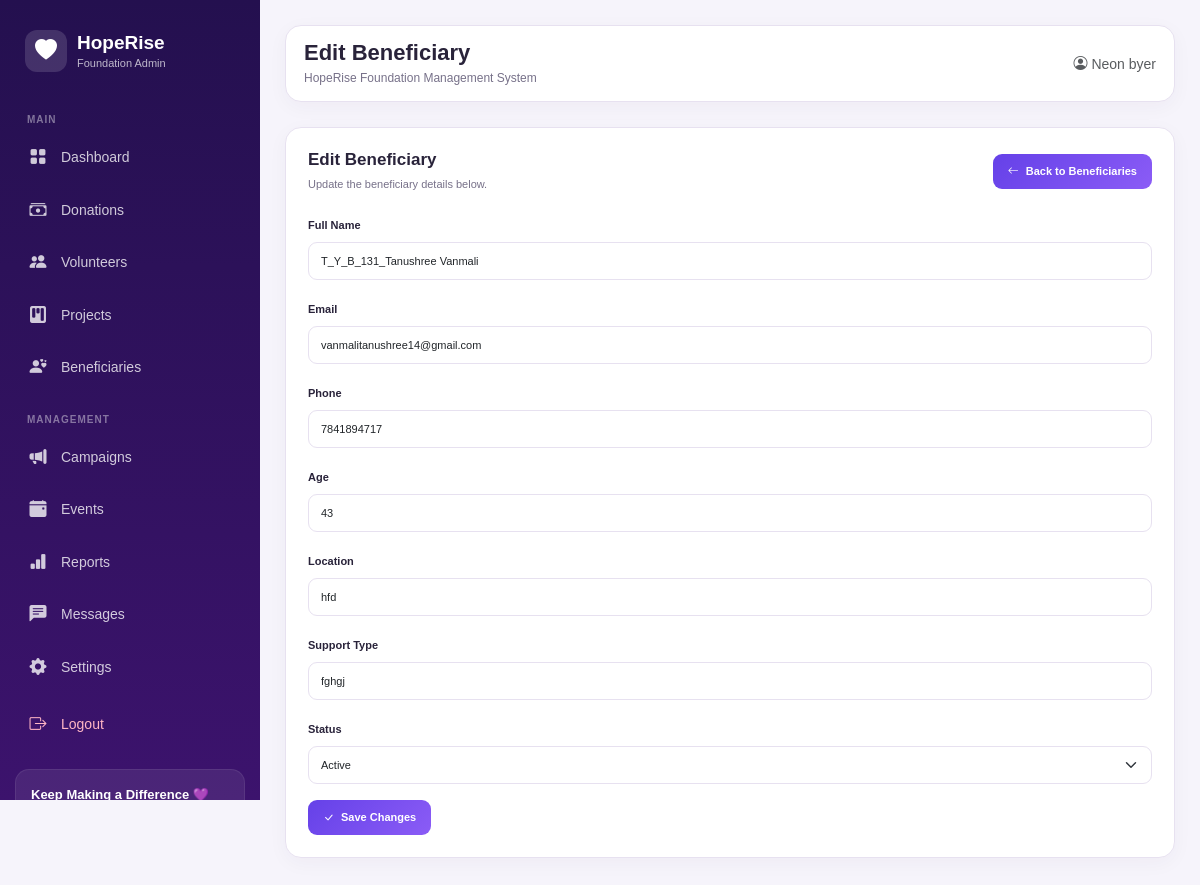
Page /dashboard/beneficiaries/edit/1/ (signed in) on the committed database.
### accounts/models.py (models this page shows, shortened)
class User(AbstractBaseUser, PermissionsMixin):
    ROLE_CHOICES = [
        ("admin", "Admin"),
    ]
    STATUS_CHOICES = [
        ("active", "Active"),
        ("inactive", "Inactive"),
    ]
    full_name = models.CharField(max_length=100)
    email = models.EmailField(
        unique=True
    )
    role = models.CharField(
        max_length=20,
        choices=ROLE_CHOICES,
        default="admin"
    )
    status = models.CharField(
        max_length=20,
        choices=STATUS_CHOICES,
        default="active"
    )
    created_at = models.DateTimeField(
        auto_now_add=True
    )
    is_active = models.BooleanField(default=True)
    is_staff = models.BooleanField(default=False)
    objects = UserManager()
    USERNAME_FIELD = "email"
    REQUIRED_FIELDS = ["full_name"]

### adminpanel/models.py (models this page shows, shortened)
class Beneficiary(models.Model):
    STATUS_CHOICES = [
        ("active", "Active"),
        ("inactive", "Inactive"),
    ]
    name = models.CharField(max_length=100)
    email = models.EmailField(
        blank=True,
        null=True
    )
    phone = models.CharField(
        max_length=20,
        blank=True,
        null=True
    )
    age = models.PositiveIntegerField(
        blank=True,
        null=True
    )
    location = models.CharField(
        max_length=150
    )
    support_type = models.CharField(
        max_length=100
    )
    status = models.CharField(
        max_length=20,
        choices=STATUS_CHOICES,
        default="active"
    )
    registered_date = models.DateField(
        auto_now_add=True
    )
    created_at = models.DateTimeField(
        auto_now_add=True
    )

### adminpanel/views.py (the view)
    @login_required
    def wrapper(request, *args, **kwargs):
        if not request.user.is_active:
            logout(request)
            return redirect("login")
        if request.user.status != "active":
            logout(request)
            return redirect("login")
        return view_func(request, *args, **kwargs)

### adminpanel/views.py (called while the page is built, shortened)
def active_admin_required(view_func):
    @login_required
    def wrapper(request, *args, **kwargs):
        if not request.user.is_active:
            logout(request)
            return redirect("login")
        if request.user.status != "active":
            logout(request)
            return redirect("login")
        return view_func(request, *args, **kwargs)
    return wrapper

@active_admin_required
def beneficiary_edit(request, beneficiary_id):
    beneficiary = get_object_or_404(
        Beneficiary,
        id=beneficiary_id
    )
    return render(
        request,
        "adminpanel/beneficiary_edit.html",
        {
            "beneficiary": beneficiary
        }
    )

### adminpanel/templates/adminpanel/beneficiary_edit.html (shortened to what this page needs)
{% extends "adminpanel/base.html" %}
{% block page_title %}
Edit Beneficiary
{% endblock %}
{% block content %}
<section class="content-card">
    <div class="content-header">
        <div>
            <h3>Edit Beneficiary</h3>
            <p>Update the beneficiary details below.</p>
        </div>
        <a
            href="{% url 'beneficiaries' %}"
            class="add-btn"
        >
            <i class="bi bi-arrow-left"></i>
            Back to Beneficiaries
        </a>
    </div>
    <form method="POST">
        <div class="mb-3">
            <label class="form-label">
                Full Name
            </label>
            <input
                type="text"
                name="name"
                class="form-control"
                value="{{ beneficiary.name }}"
                required
            >
        </div>
        <div class="mb-3">
            <label class="form-label">
                Email
            </label>
            <input
                type="email"
                name="email"
                class="form-control"
                value="{{ beneficiary.email|default:'' }}"
            >
        </div>
        <div class="mb-3">
            <label class="form-label">
                Phone
            </label>
            <input
                type="text"
                name="phone"
                class="form-control"
                value="{{ beneficiary.phone|default:'' }}"
            >
        </div>
        <div class="mb-3">
            <label class="form-label">
                Age
            </label>
            <input
                type="number"
                name="age"
                class="form-control"
                min="0"
                value="{{ beneficiary.age|default:'' }}"
            >
        </div>
        <div class="mb-3">
            <label class="form-label">
                Location
            </label>
            <input
                type="text"
                name="location"
                class="form-control"
                value="{{ beneficiary.location }}"
                required
            >
        </div>
        <div class="mb-3">
            <label class="form-label">
                Support Type
            </label>
            <input
                type="text"
                name="support_type"
                class="form-control"
                value="{{ beneficiary.support_type }}"
                required
            >
        </div>
        <div class="mb-3">
            <label class="form-label">
                Status
            </label>
            <select
                name="status"
                class="form-select"
                required
            >
                <option
                    value="active"
                    {% if beneficiary.status == "active" %}
                    selected
                    {% endif %}
                >
                    Active
                </option>
            </select>
        </div>
        <button
            type="submit"
            class="add-btn"
        >
            <i class="bi bi-check-lg"></i>
            Save Changes
        </button>
    </form>
</section>
{% endblock %}

### adminpanel/templates/adminpanel/base.html (shortened to what this page needs)
{% load static %}
<!DOCTYPE html>
<html lang="en">
<head>
    <link
        href="https://cdn.jsdelivr.net/npm/bootstrap@5.3.3/dist/css/bootstrap.min.css"
        rel="stylesheet"
    >
    <link
        href="https://cdn.jsdelivr.net/npm/bootstrap-icons@1.11.3/font/bootstrap-icons.css"
        rel="stylesheet"
    >
    <link
        href="https://unpkg.com/aos@2.3.1/dist/aos.css"
        rel="stylesheet"
    >
</head>
<body>
<aside class="sidebar">
    <a href="{% url 'dashboard' %}" class="brand">
        <div class="brand-icon">
            <i class="bi bi-heart-fill"></i>
        </div>
        <div class="brand-text">
            HopeRise
            <span class="brand-small">
                Foundation Admin
            </span>
        </div>
    </a>
    <div class="sidebar-title">
        Main
    </div>
    <ul>
        <li>
            <a
                href="{% url 'dashboard' %}"
                class="nav-link {% if request.resolver_match.url_name == 'dashboard' %}active{% endif %}"
            >
                <i class="bi bi-grid-fill"></i>
                <span>Dashboard</span>
            </a>
        </li>
        <li>
            <a
                href="{% url 'donations' %}"
                class="nav-link {% if request.resolver_match.url_name == 'donations' %}active{% endif %}"
            >
                <i class="bi bi-cash-stack"></i>
                <span>Donations</span>
            </a>
        </li>
        <li>
            <a
                href="{% url 'volunteers' %}"
                class="nav-link {% if request.resolver_match.url_name == 'volunteers' %}active{% endif %}"
            >
                <i class="bi bi-people-fill"></i>
                <span>Volunteers</span>
            </a>
        </li>
        <li>
            <a
                href="{% url 'projects' %}"
                class="nav-link {% if request.resolver_match.url_name == 'projects' %}active{% endif %}"
            >
                <i class="bi bi-kanban-fill"></i>
                <span>Projects</span>
            </a>
        </li>
        <li>
            <a
                href="{% url 'beneficiaries' %}"
                class="nav-link {% if request.resolver_match.url_name == 'beneficiaries' %}active{% endif %}"
            >
                <i class="bi bi-person-hearts"></i>
                <span>Beneficiaries</span>
            </a>
        </li>
    </ul>
    <div class="sidebar-title">
        Management
    </div>
    <ul>
        <li>
            <a
                href="{% url 'campaigns' %}"
                class="nav-link {% if request.resolver_match.url_name == 'campaigns' %}active{% endif %}"
            >
                <i class="bi bi-megaphone-fill"></i>
                <span>Campaigns</span>
            </a>
        </li>
        <li>
            <a
                href="{% url 'events' %}"
                class="nav-link {% if request.resolver_match.url_name == 'events' %}active{% endif %}"
            >
                <i class="bi bi-calendar-event-fill"></i>
                <span>Events</span>
            </a>
        </li>
        <li>
            <a
                href="{% url 'reports' %}"
                class="nav-link {% if request.resolver_match.url_name == 'reports' %}active{% endif %}"
            >
                <i class="bi bi-bar-chart-fill"></i>
                <span>Reports</span>
            </a>
        </li>
        <li>
            <a
                href="#"
                class="nav-link"
            >
                <i class="bi bi-chat-left-text-fill"></i>
                <span>Messages</span>
            </a>
        </li>
        <li>
            <a
                href="{% url 'settings' %}"
                class="nav-link {% if request.resolver_match.url_name == 'settings' %}active{% endif %}"
            >
                <i class="bi bi-gear-fill"></i>
                <span>Settings</span>
            </a>
        </li>
        <li class="logout-link">
            <a
                href="{% url 'logout' %}"
                class="nav-link"
            >
                <i class="bi bi-box-arrow-right"></i>
                <span>Logout</span>
            </a>
        </li>
    </ul>
    <div class="sidebar-card">
        <div class="sidebar-card-title">
            Keep Making a Difference 💜
        </div>
    </div>
</aside>
<main class="main-content">
    <div class="topbar">
        <div>
            <h1 class="page-title">
                {% block page_title %}{% endblock %}
            </h1>
            <p class="page-subtitle">
                HopeRise Foundation Management System
            </p>
        </div>
        <div>
            {% if request.user.is_authenticated %}
                <span class="small text-muted">
                    <i class="bi bi-person-circle"></i>
                    {{ request.user.full_name }}
                </span>
            {% endif %}
        </div>
    </div>
    {% block content %}
    {% endblock %}
</main>
</body>
</html>

### adminpanel/templates/adminpanel/base.html (style rules this page uses)
:root { --primary: #7b2cbf; --primary-light: #9d4edd; --secondary: #f72585; --sidebar: #24104f; --sidebar-2: #3c136d; --background: #f6f4fb; --card: #ffffff; --text: #29233a; --muted: #777189; --border: #e7e1f0; }
* { box-sizing: border-box; }
body { margin: 0; font-family: Arial, Helvetica, sans-serif; background: var(--background); color: var(--text); }
.sidebar { width: 260px; height: 100vh; min-height: 0; position: fixed; left: 0; top: 0; z-index: 1000; background: linear-gradient( 180deg, var(--sidebar), var(--sidebar-2) ); color: #fff; padding: 22px 15px; overflow-y: auto; overflow-x: hidden; transition: transform 0.3s ease, width 0.3s ease; scroll-behavior: smooth; }
.brand { display: flex; align-items: center; gap: 10px; padding: 8px 10px 25px; color: #fff; text-decoration: none; }
.brand-icon { width: 42px; height: 42px; display: flex; align-items: center; justify-content: center; background: rgba(255, 255, 255, 0.14); border-radius: 12px; font-size: 22px; }
.brand-text { font-size: 19px; font-weight: 700; line-height: 1.2; }
.brand-small { display: block; font-size: 11px; font-weight: 400; opacity: 0.7; margin-top: 2px; }
.sidebar ul { list-style: none; padding: 0; margin: 0; }
.sidebar li { margin-bottom: 5px; }
.nav-link { display: flex; align-items: center; gap: 13px; width: 100%; padding: 11px 13px; color: rgba(255, 255, 255, 0.78); text-decoration: none; border-radius: 10px; font-size: 14px; transition: background 0.2s ease, color 0.2s ease, transform 0.2s ease; }
.nav-link i { width: 20px; min-width: 20px; text-align: center; font-size: 17px; }
.sidebar-title { padding: 15px 12px 7px; font-size: 10px; font-weight: 700; text-transform: uppercase; letter-spacing: 1px; color: rgba(255, 255, 255, 0.42); }
.sidebar-card { margin-top: 20px; padding: 15px; background: rgba(255, 255, 255, 0.08); border: 1px solid rgba(255, 255, 255, 0.08); border-radius: 14px; }
.sidebar-card-title { font-size: 13px; font-weight: 600; margin-bottom: 5px; }
.logout-link { margin-top: 10px; }
.logout-link .nav-link { color: #ffb6c5; }
.main-content { margin-left: 260px; min-height: 100vh; padding: 25px; }
.topbar { background: var(--card); border: 1px solid var(--border); border-radius: 16px; padding: 14px 18px; margin-bottom: 25px; display: flex; align-items: center; justify-content: space-between; box-shadow: 0 5px 20px rgba(44, 20, 75, 0.04); }
.page-title { margin: 0; font-size: 22px; font-weight: 700; }
.page-subtitle { margin: 3px 0 0; font-size: 12px; color: var(--muted); }
.content-card { background: #fff; border: 1px solid var(--border); border-radius: 16px; padding: 22px; margin-bottom: 24px; box-shadow: 0 5px 20px rgba(44, 20, 75, 0.04); animation: fadeUp 0.45s ease both; }
.content-header { display: flex; align-items: center; justify-content: space-between; gap: 15px; margin-bottom: 20px; }
.content-header h3 { margin: 0 0 5px; font-size: 17px; font-weight: 700; color: var(--text); }
.content-header p { margin: 0; color: var(--muted); font-size: 11px; }
.add-btn { display: inline-flex; align-items: center; justify-content: center; gap: 7px; border: none; background: linear-gradient( 135deg, #6541e8, #8b5cf6 ); color: white; padding: 9px 15px; border-radius: 9px; font-size: 11px; font-weight: 600; text-decoration: none; cursor: pointer; transition: transform 0.2s ease, box-shadow 0.2s ease; }
.form-label { font-size: 11px; font-weight: 600; color: var(--text); }
.form-control, .form-select { border: 1px solid var(--border); border-radius: 9px; font-size: 11px; padding: 10px 12px; }

### rows in the picture
User: user.full_name "Neon byer"
Beneficiary: name "T_Y_B_131_Tanushree Vanmali", email "vanmalitanushree14@gmail.com", phone "7841894717", age "43", location "hfd", support_type "fghgj", status "Active"
